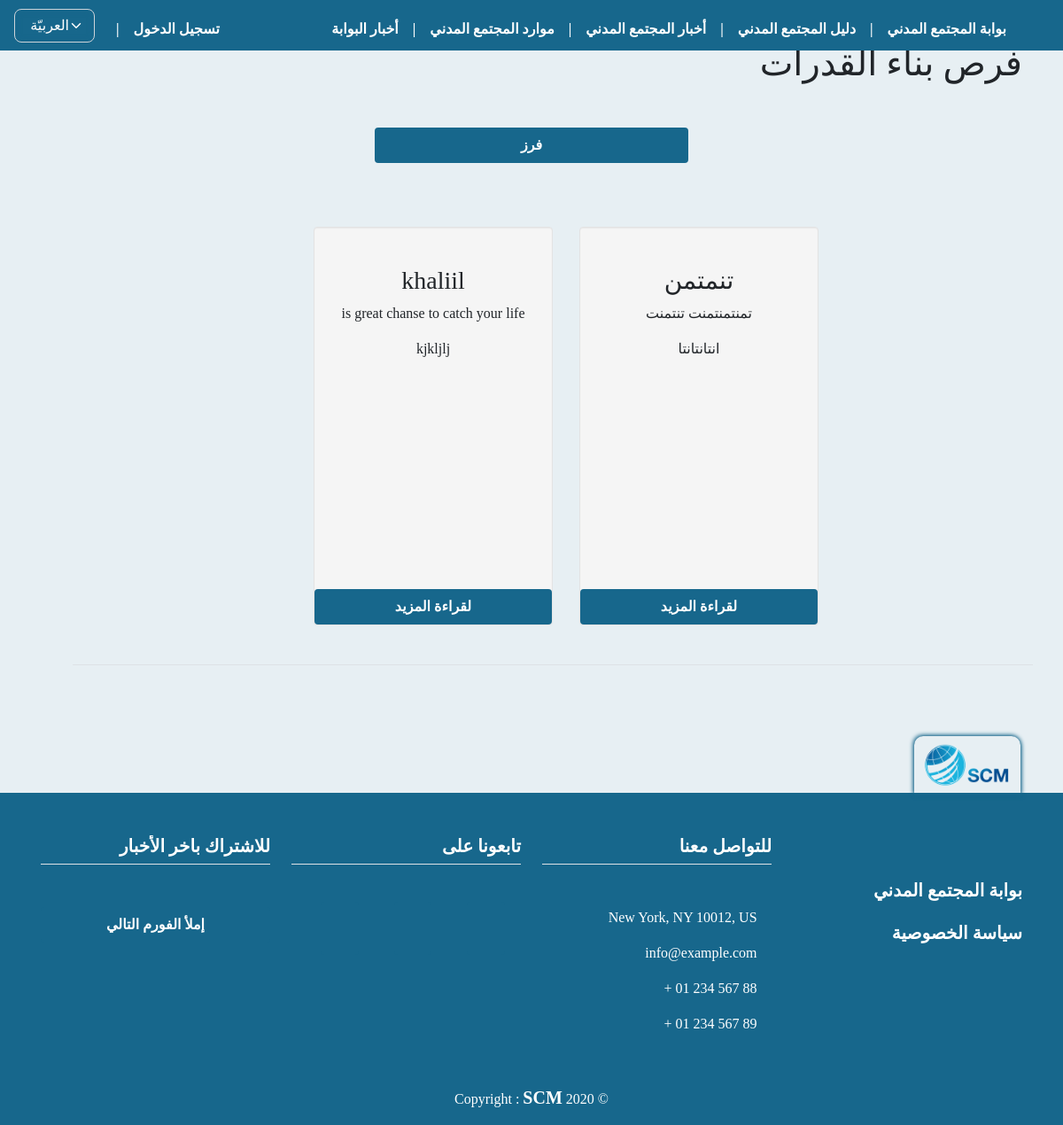
/orgs_capacity/, run on an earlier commit of the app's database.
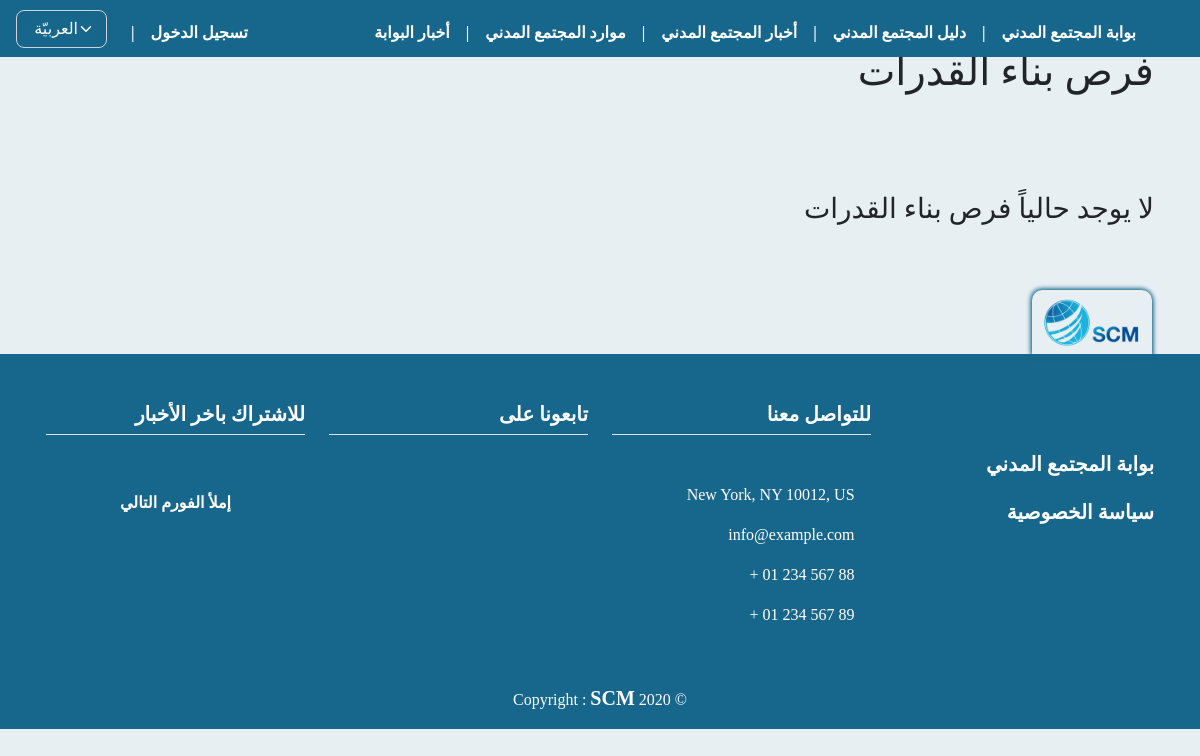
And on a later commit of the database.
### orgs/models.py (models this page shows, shortened)
class OrgCapacityOpp(models.Model):
    type_CHOICES = (
        ('traning', _('تدريب')),
        ('college', _('زمالة')),
        )
    amount_CHOICES = (
        ('less than 5000 ', _('أقل من 5000 دولار')),
        ('from 5000 to 10000 dollar', _('بين 5000 و 10000 دولار')),
        ('from 10000 to 50000', _('بين 10000 و50000 دولار')),
        ('from 50000 to 100000', _('بين 50000 و100000 دولار')),
        ('more than  100000', _('بين 50000 و100000 دولار')),
        ('other', _('أخرى')),
        )
    user = models.ForeignKey(
        User, on_delete=models.CASCADE)
    org_name = models.ForeignKey(
        OrgProfile, on_delete=models.CASCADE, null=True, blank=True)
    name_capacity = models.CharField(max_length=255, null=False,
                            verbose_name=_("اسم الجهة الممولة"))
    title_capacity = models.CharField(max_length=255, null=False,verbose_name=_("عنوان الفرصة"))
    capacity_description= models.TextField(
        max_length=2000, null=False, verbose_name=_("وصف الفرصة"))
    capacity_type = models.CharField(
        max_length=255, choices=type_CHOICES, null=False, verbose_name=_('نوع الفرصة'))
    capacity_country = CountryField(
        max_length=255, null=False, verbose_name=_("مكان الفرصة"))
    capacity_city = models.CharField(
        max_length=150, choices=MyChoices.syr_city_CHOICES, null=True, blank=True, verbose_name=_("المحافظة"))
    capacity_domain = models.CharField(
        max_length=255, choices=MyChoices.domain_CHOICES, null=False, verbose_name=_('قطاع الفرصة'))
    capacity_dead_date = models.DateTimeField(
        null=True, blank=True, verbose_name=_('تاريخ إغلاق المنحة'))
    capacity_reqs= models.TextField(
        max_length=2000, null=False, verbose_name=_("متطلبات التقديم"))
    capacity_guid= models.TextField(
        max_length=2000, null=False, verbose_name=_("طريقة التقديم"))
    capacity_url = models.URLField(
        max_length=255, null=True, blank=True, verbose_name=_('الرابط الأصلي'))
    publish = models.BooleanField(default=False)
    created_at = models.DateTimeField(auto_now_add=True)
    published_at = models.DateTimeField(blank=True, null=True, default=None)
    updated_at = models.DateTimeField(blank=True, null=True, default=None)

### orgs/views.py (the view)
# urls.py: path('orgs_capacity/', views.orgs_capacity, name="orgs_capacity"),
def orgs_capacity(request):
    Capacitys= OrgCapacityOpp.objects.filter(publish=True).order_by('-created_at')
    myFilter = OrgsCapacityFilter(request.GET, queryset=Capacitys)
    Capacitys= myFilter.qs
    paginator = Paginator(Capacitys, 12)
    page = request.GET.get('page')
    try:
        Capacitys = paginator.get_page(page)
    except(EmptyPage, InvalidPage):
        Capacitys = paginator.page(paginator.num_pages)
    context = {
        'Capacitys': Capacitys,
        'myFilter': myFilter,
    }
    return render(request, 'orgs/capacity/org_capacity.html', context)

### templates/orgs/capacity/org_capacity.html (shortened to what this page needs)
{% extends 'base.html' %}
{% load static i18n crispy_forms_tags %}
{% block content %}
<div class="mt-4 pt-4">
    <h1> {% trans "فرص بناء القدرات " %} </h1>
    <div class="">
        <div class="row mt-4">
            <div class="col-lg-4 col-md-12 col-sm-12 col-xs-12">
            </div>
            {% if Capacitys %}
            <div class="col-lg-4 col-md-12 col-sm-12 col-xs-12">
                <a class="btn btn-block mt-4" data-toggle="collapse" href="#collapseFiltre" aria-expanded="false"
                    aria-controls="collapseFiltre">{% trans 'فرز' %}</a>
            </div>
            {% endif %}
            <div class="col-lg-4 col-md-12 col-sm-12 col-xs-12">
            </div>
            <div class="row row-m-0 mt-4 pt-4">
                <div class="row row-m-0 justify-content-center pt-4 pb-4 mb-4">
                    {% if Capacitys %}
                    {% for capacity in Capacitys %}
                    <div class="span3 well">
                        <center>
                            <h3 class="mt-4">{{ capacity.name_capacity }}</h3>
                            <p>{{ capacity.capacity_description }}</p>
                            <p>{{ capacity.capacity_reqs|truncatechars:80 }}</p>
                            <p>
                                <a href="{% url 'capacity_detail' capacity.id %}" class="btn btn-block">
                                    {% trans 'لقراءة المزيد' %} </a>
                            </p>
                        </center>
                    </div>
                    {% endfor %}
                    <div class="pagination row border-top mt-4 pt-4" dir="ltr">
                    </div>
                    {% else %}
                    <h3> {% trans " لا يوجد حالياً فرص بناء القدرات " %} </h3>
                    {% endif %}
                </div>
            </div>
        </div>
    </div>
    {% endblock %}

What changed in the data, as far as the page shows it:
removed OrgCapacityOpp: name_capacity "تنمتمن", capacity_description "تمنتمنتمنت تنتمنت", capacity_reqs "انتانتانتا"
removed OrgCapacityOpp: name_capacity "khaliil", capacity_description "is great chanse to catch your life", capacity_reqs "kjkljlj"
Also different on the page:
text no longer shown: "فرز"
text now shown: "لا يوجد حالياً فرص بناء القدرات"
